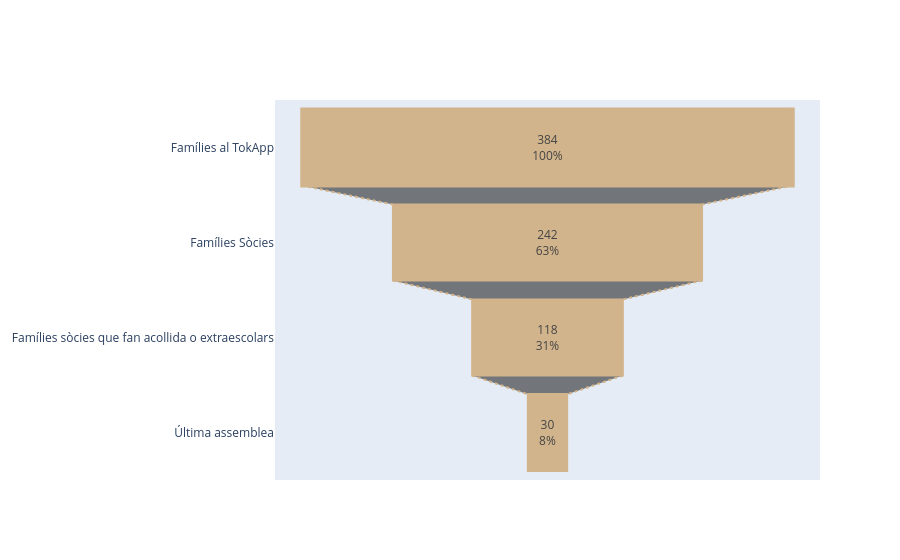

The notebook cell this image was saved under:
### Markdown cell above
### Embut de conversió AFA

### Code cell
# https://plotly.com/python/funnel-charts/

fig = go.Figure(go.Funnel(
    y = ["Famílies al TokApp", "Famílies Sòcies", "Famílies sòcies que fan acollida o extraescolars","Última assemblea"],
    x = [384, 242, 118, 30],
    textposition = "inside",
    textinfo = "value+percent initial",
    opacity = 1, marker = {"color": ["tan", "tan", "tan", "tan", "tan"],
    "line": {"width": [4, 2, 2, 3, 1, 1], "color": ["tan", "tan", "tan", "tan", "tan"]}},
    connector = {"line": {"color": "tan", "dash": "dot", "width": 2}})
    )
fig.show()

### Figure 1 — Plotly figure (JSON) as saved in the notebook; plotly's stock layout.template omitted (floating-point values rounded to 4 significant figures)
{"data": [{"connector": {"line": {"color": "tan", "dash": "dot", "width": 2}}, "marker": {"color": ["tan", "tan", "tan", "tan", "tan"], "line": {"color": ["tan", "tan", "tan", "tan", "tan"], "width": [4, 2, 2, 3, 1, 1]}}, "opacity": 1, "textinfo": "value+percent initial", "textposition": "inside", "type": "funnel", "x": [384, 242, 118, 30], "y": ["Famílies al TokApp", "Famílies Sòcies", "Famílies sòcies que fan acollida o extraescolars", "Última assemblea"]}], "layout": {}}
